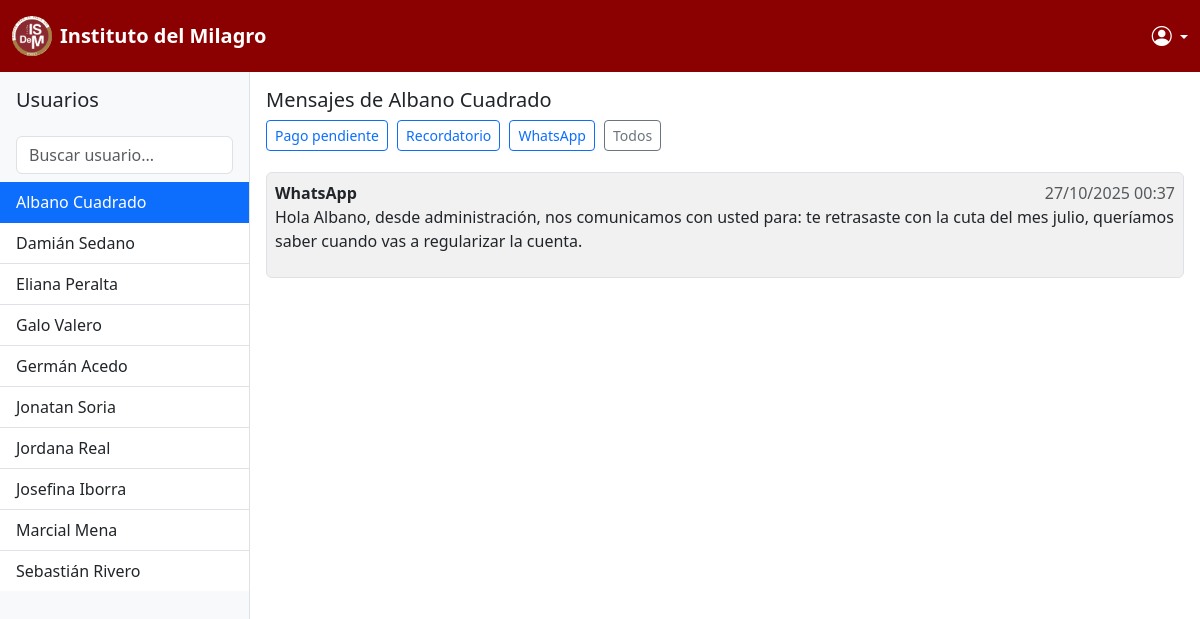
/panel/, run on the app's committed database.
### mensajes/models.py (models this page shows, shortened)
class PerfilAlumno(models.Model):
    user = models.OneToOneField(User, on_delete=models.CASCADE)
    dni = models.CharField(max_length=20, unique=True)
    telefono = models.CharField(max_length=20, blank=True, null=True)
    direccion = models.CharField(max_length=200, blank=True, null=True)
    carrera = models.ForeignKey(Carrera, on_delete=models.SET_NULL, blank=True, null=True)
    estado_documentacion = models.BooleanField(default=True)  # True = completa, False = faltante
    estado_pago = models.BooleanField(default=True)  # True = al día, False = pendiente
    def __str__(self):
        return f"{self.user.first_name} {self.user.last_name}"

class Notificacion(models.Model):
    alumno = models.ForeignKey(PerfilAlumno, on_delete=models.CASCADE)
    tipo = models.ForeignKey(TipoNotificacion, on_delete=models.CASCADE)
    fecha_envio = models.DateTimeField(auto_now_add=True)
    estado_envio = models.CharField(max_length=50)  # "Enviado", "Fallido", "Pendiente"
    mensaje = models.TextField(default="mensaje por defecto")

class TipoNotificacion(models.Model):
    nombre_tipo = models.CharField(max_length=100)

### mensajes/views.py (the view)
# urls.py: path('panel/', views.panel_admin, name='panel_admin'),
def panel_admin(request):
    alumnos = PerfilAlumno.objects.filter(user__is_staff=False).order_by('user__first_name')
    print(alumnos)
    alumno_seleccionado = alumnos.first() if alumnos.exists() else None
    notificaciones = []
    if alumno_seleccionado:
        notificaciones = Notificacion.objects.filter(alumno=alumno_seleccionado).order_by('-fecha_envio')
    context = {
        'alumnos': alumnos,
        'alumno_seleccionado': alumno_seleccionado,
        'notificaciones': notificaciones,
    }
    return render(request, 'mensajes/panel_admin.html', context)

### mensajes/templates/mensajes/panel_admin.html (shortened to what this page needs)
<!DOCTYPE html>
<html lang="es">
<head>
    <link href="https://cdn.jsdelivr.net/npm/bootstrap@5.3.1/dist/css/bootstrap.min.css" rel="stylesheet">
</head>
<body>
    {% include "mensajes/navbar.html" %}
<div class="d-flex vh-100">
    <div class="sidebar bg-light border-end" style="width: 250px; overflow-y: auto;">
        <h5 class="p-3">Usuarios</h5>
        <div class="px-3 pb-2">
            <input type="text" id="searchUser" class="form-control" placeholder="Buscar usuario...">
        </div>
       <ul id="alumnosList" class="list-group list-group-flush">
        {% for alumno in alumnos %}
            <li class="list-group-item {% if alumno == alumno_seleccionado %}active{% endif %}"
                data-alumno-id="{{ alumno.id }}">
                {{ alumno.user.first_name }} {{ alumno.user.last_name }}
            </li>
        {% endfor %}
    </ul>
    </div>
    <div class="chat-area d-flex flex-column flex-grow-1">
        <div class="messages flex-grow-1 p-3" style="overflow-y: auto;">
            {% if alumno_seleccionado %}
                <h5>Mensajes de {{ alumno_seleccionado.user.first_name }} {{ alumno_seleccionado.user.last_name }}</h5>
                <div id="filtros" class="mb-3">
                    <button class="btn btn-sm btn-outline-primary filtro-btn" data-tipo="Pago pendiente">Pago pendiente</button>
                    <button class="btn btn-sm btn-outline-primary filtro-btn" data-tipo="Recordatorio">Recordatorio</button>
                    <button class="btn btn-sm btn-outline-primary filtro-btn" data-tipo="WhatsApp">WhatsApp</button>
                    <button class="btn btn-sm btn-outline-secondary filtro-btn" data-tipo="Todos">Todos</button>
                </div>
                {% if notificaciones %}
                    {% for notificacion in notificaciones %}
                        <div class="message border rounded p-2 mb-2" data-tipo="{{ notificacion.tipo.nombre_tipo }}">
                            <strong>{{ notificacion.tipo.nombre_tipo }}</strong>
                            <span class="text-muted float-end">{{ notificacion.fecha_envio|date:"d/m/Y H:i" }}</span>
                            <p>{{ notificacion.mensaje }}</p>
                        </div>
                    {% endfor %}
                {% else %}
                    <p class="text-muted">Este alumno no tiene notificaciones.</p>
                {% endif %}
            {% else %}
                <p class="text-muted">No hay alumnos registrados.</p>
            {% endif %}
        </div>
    </div>
</div>
 <link href="https://cdn.jsdelivr.net/npm/bootstrap@5.3.3/dist/css/bootstrap.min.css" rel="stylesheet">
    <link rel="stylesheet" href="https://cdn.jsdelivr.net/npm/bootstrap-icons@1.11.3/font/bootstrap-icons.min.css">
</body>
</html>

### mensajes/templates/mensajes/panel_admin.html (style rules this page uses)
body { height: 100vh; }
.sidebar { width: 250px; height: 100%; overflow-y: auto; border-right: 1px solid #ddd; }
.chat-area { flex: 1; display: flex; flex-direction: column; height: 100%; }
.messages { flex: 1; overflow-y: auto; padding: 15px; }
.message { margin-bottom: 10px; padding: 8px; border-radius: 10px; background: #f1f1f1; }
.filtro-btn { margin-right: 5px; margin-bottom: 5px; }

### data on the page
PerfilAlumno: user.first_name "Albano", user.last_name "Cuadrado"
PerfilAlumno: user.first_name "Damián", user.last_name "Sedano"
PerfilAlumno: user.first_name "Eliana", user.last_name "Peralta"
PerfilAlumno: user.first_name "Galo", user.last_name "Valero"
PerfilAlumno: user.first_name "Germán", user.last_name "Acedo"
PerfilAlumno: user.first_name "Jonatan", user.last_name "Soria"
PerfilAlumno: user.first_name "Jordana", user.last_name "Real"
PerfilAlumno: user.first_name "Josefina", user.last_name "Iborra"
PerfilAlumno: user.first_name "Marcial", user.last_name "Mena"
PerfilAlumno: user.first_name "Sebastián", user.last_name "Rivero"
Notificacion: tipo.nombre_tipo "WhatsApp", fecha_envio "27/10/2025 00:37", mensaje "Hola Albano, desde administración, nos comunicamos con usted para: te retrasaste con la cuta del mes julio, queríamos saber cuando vas a regularizar la cuenta."
